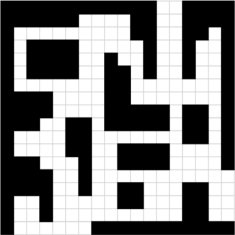
#> input picture code/map1.PNG, 235 x 235 px
$ python qlearn_final.py
#> lines starting #> are read from the running program, lines starting #| are printed output that depends on the picture; after the words box and inside, x2 and y2 are one past the last pixel; in counts of white or black regions, pixels touching at a corner belong together
### code/get_coord.py
from PIL import Image

def makeCoord(ss):
#> called with ss = 'map1.PNG'
    thresh = 190
    initial_h = 0
    initial_w = 0
    h_div = 18
    w_div = 18
    chkdiv = 4
    chk = 0
    coord = []

    input = ss
    ima = Image.open(input)     # 파일open
#> ima is the input picture: PIL image 235x235 RGBA; mean R, G, B, A 126.1, 126.1, 126.1, 255
    (h, w) = ima.size
#> h = 235; w = 235
    h_add = h / h_div  # 높이/칸수 (=한칸의 높이)
#> h_add = 13.06
    w_add = w / w_div  # 너비/칸수 (=한칸의 너비)
#> w_add = 13.06
    h_divadd = h_add / 3  # 한 칸 안에서 h_divadd * w_divadd 영역 안에 있는 chkdiv*chkdiv 개의 픽셀을 확인할거임
#> h_divadd = 4.35
    w_divadd = w_add / 3
#> w_divadd = 4.35
    ima = ima.convert("L")      # grayscale로 변환
#> ima: PIL image 235x235 L
    pil_im = ima.point(lambda p: p > thresh and 255)    # thresh값보다 큰거는 다 흰색(255)으로 : 흑백으로 이진화 하는거
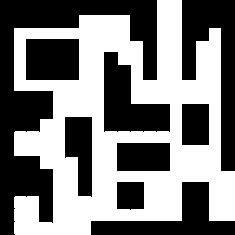
#> pil_im: PIL image 235x235 L; 48.8% white; 1 white region, box (x1, y1, x2, y2) and area: (14, 0, 235, 235) 26932

    pil_im = pil_im.convert('1')    # 흑백으로 변환
    # pil_im2 = pil_im.convert('RGB')

    ## 각 칸의 색깔 판단하기
    for i in range(h_div):
        tmp = []
        for j in range(w_div):
            start_h = initial_h + i*h_add + h_divadd
            start_w = initial_w + j*w_add + w_divadd
            for k in range(chkdiv):   # 한 칸 안에서 chkdiv*chkdiv 개 픽셀 확인
                for l in range(chkdiv):
                    row = start_h + k*h_divadd/(chkdiv-1)
                    col = start_w + l*w_divadd/(chkdiv-1)
                    if pil_im.getpixel((col, row)) < thresh:   # thresh값보다 작으면(더 어두우면) chk + 1
                        chk = chk + 1
                    # pil_im2.putpixel((int(col),int(row)), (255,0,0))
            if chk < chkdiv*chkdiv/2:       # chk가 확인한 픽셀 개수의 절반 미만이면(검정 픽셀이 더 적다는뜻) 흰색으로 판단하고 결과값에 추가 (흰색=경로)
                tmp.append(j)
            chk = 0
        # if len(tmp)==0:
        #     tmp.append('empty')
        coord.append(tmp)
    # [5 lines of commented-out code are left out]
    return coord

# sav_name = 'result_' + input + '.png'
# pil_im.save(sav_name)

# makeCoord('map1.png')

### code/qlearn_final.py
#import libraries
import numpy as np
import random
import get_coord as coo
import serial
import time
import threading
from PIL import Image

sending = 0
fileName1 = "map1"
fileName2 = "map2"
fileName3 = "map3"
grid_size = [18, 18]     #[row, column]
start_info = [3, 4, 1]   #[floor, row, column] index:start from 0
end_info = [1, 17, 5]

def get_starting_location(MAP, environment_rows, environment_columns):
    for i in range(0, environment_rows):
        for j in range(0, environment_columns):
            if MAP[i,j] == 3:
                row_x = i
                row_y = j
            if MAP[i,j] == 4:
                goal_x = i
                goal_y = j
    return row_x, row_y, goal_x, goal_y

def do_action(MAP, row_index, column_index, action, environment_rows, environment_columns, goal_x, goal_y) :
    # 0 = up, 1 = right, 2 = down, 3 = left
    environment_columns -= 1
    environment_rows -= 1
    if action == 0 :
        if row_index == 0:
            reward = -100
        elif MAP[row_index - 1, column_index] == 1:
            reward = - 100
        else :
            row_index -= 1
            reward = -1
    elif action == 1:
        if column_index == environment_columns:
            reward = -100
        elif MAP[row_index, column_index + 1] == 1:
            reward = -100
        else:
            column_index += 1
            reward = -1
    elif action == 2:
        if row_index == environment_rows:
            reward = - 100
        elif MAP[row_index + 1, column_index] == 1:
            reward = -100
        else :
            row_index += 1
            reward = -1
    elif action == 3:
        if column_index == 0:
            reward = -100
        elif MAP[row_index, column_index -1 ] == 1:
            reward = - 100
        else :
            column_index -= 1
            reward = -1
    if row_index == goal_x and column_index == goal_y:
        done = True
        reward = 100
    else :
        done = False
    return row_index, column_index, reward, done

def savePath(name1, name2, path):
    img1 = Image.open(name1)
    img2 = Image.open(name2)
    img = Image.new('RGB', (img1.size[0]+img2.size[0],img1.size[1]), (250,250,250))
    img.paste(img1, (0,0))
    img.paste(img2.transpose(Image.FLIP_LEFT_RIGHT), (img1.size[0],0))
    (onegaro, onesero) = img.size
    onegaro /= grid_size[1]*2
    onesero /= grid_size[0]
    print(path)
    for ii in range(len(path)):
        ssize = 5
        i = path[ii]
        if ii==0:
            color = (0,0,255)
            ssize = 9
        elif ii==len(path)-1:
            color = (0,255,0)
            ssize = 9
        else:
            color = (255,0,0)
        for gg in range(ssize):
            for cc in range(ssize):
                img.putpixel((int(i[1] * onegaro + onegaro / 2)+gg-int(ssize/2), int(i[0] * onesero + onesero / 2)+cc-int(ssize/2)), color)
    img.save('path.PNG')

planning_send_arduino = []
plann = [[],[],[]]
floor = [0,0]
mapName = []
aisles = []
cntt = 0
cnt = [0,0,0]
ran = [10, 20, 30, 60, 80, 100, 250, 450, 750, 1000]
ranc = 0
# lim = [800, 800, 800, 600, 400, 400, 200, 200, 100, 100]
limit = len(ran)

# [66 lines left out: functions divArr, sendToArduino, not called in this run]

if sending:
    thread_0 = threading.Thread(target=divArr)
    thread_0.start()
    thread_1 = threading.Thread(target=sendToArduino, args=(0,))
    thread_1.start()
    thread_2 = threading.Thread(target=sendToArduino, args=(1,))
    thread_2.start()
    thread_3 = threading.Thread(target=sendToArduino, args=(2,))
    thread_3.start()

# define training parameters
epsilon = 0.9  # the percentage of time when we should take the best action (instead of a random action)
discount_factor = 0.99  # discount factor for future rewards
learning_rate = 0.9  # the rate at which the AI agent should learn

environment_rows = grid_size[0]
environment_columns = grid_size[1]*2
MAP = np.ones((environment_rows, environment_columns))
q_values = np.zeros((environment_rows, environment_columns, 4))
actions = ['up', 'right', 'down', 'left']

while 1:
    floor[0] = start_info[0]-1
    floor[1] = end_info[0]-1
    mapName.append(fileName1 + '.PNG')
    mapName.append(fileName2 + '.PNG')
    mapName.append(fileName3 + '.PNG')
    try:
        for i in mapName:
            aisles.append(coo.makeCoord(i))
    except:
        print('\n!!Wrong name!!')
        break
    cntt = 0
#> cntt = 0
    print(grid_size[0])

    for i in range(environment_rows):
        for j in aisles[start_info[0]-1][i]:
            MAP[i, j] = 0
    for i in range(environment_rows):
        for j in aisles[end_info[0]-1][i]:
            MAP[i, 35-j] = 0
    MAP[start_info[1], start_info[2]] = 3
    MAP[end_info[1], environment_columns-1-end_info[2]] = 4
    # print(MAP)

    eps = 0.1
    mincost = -1
    mypath = []
    # run through 1000 training episodes
    for episode in range(1, 1001):
        # get the starting location for this episode
        row_index, column_index, goal_x, goal_y = get_starting_location(MAP, environment_rows, environment_columns)
        #0 = up, 1 = right, 2 = down, 3 = left
        cost = 0
        done = False
        my_planning = []
        my_planning.append([row_index, column_index])
        while not(done) :
            if random.random() < (0.7 / episode) :
                action = random.randint(0, 3)
            else:
                action = np.argmax(q_values[row_index, column_index])
            next_row_index, next_column_index, reward, done = do_action(MAP, row_index, column_index, action, environment_rows, environment_columns, goal_x, goal_y)

            old_q_value = q_values[row_index, column_index, action]
            temporal_difference = reward + (discount_factor * np.max(q_values[next_row_index, next_column_index])) - old_q_value
            new_q_value = old_q_value + (learning_rate * temporal_difference)
            q_values[row_index, column_index, action] = new_q_value
            row_index = next_row_index
            column_index = next_column_index
            cost += 1
            my_planning.append([row_index, column_index])
            if done == True:
                if episode==ran[ranc]:
                    # print(my_planning)
                    # print(cost)
                    planning_send_arduino.append(my_planning)
                    ranc += 1
                break
        if mincost == -1 or mincost>cost:
            mincost = cost
            mypath = my_planning
    savePath(mapName[start_info[0]-1], mapName[end_info[0]-1], mypath)
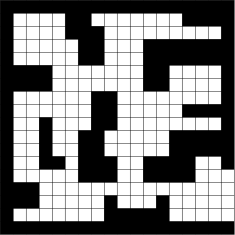
#> input picture code/map3.PNG, 235 x 235 px
#> in savePath, img1 is the input picture: PIL image 235x235 P; min 0, max 255, mean 128.1
#> in savePath, `img = Image.new('RGB', (img1.size[0]+img2.size[0],img1.size[1]), (250,..`: img: PIL image 470x235 RGB; every value is 250
#> in savePath, `img.paste(img1, (0,0))`:
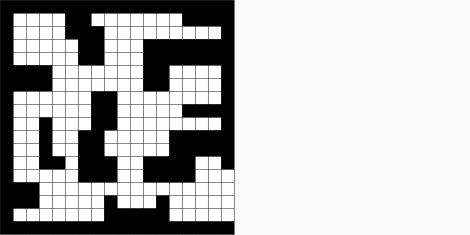
#> img: PIL image 470x235 RGB; min 0, max 255, mean 189.1
#> in savePath, `img.paste(img2.transpose(Image.FLIP_LEFT_RIGHT), (img1.size[0],0))`:
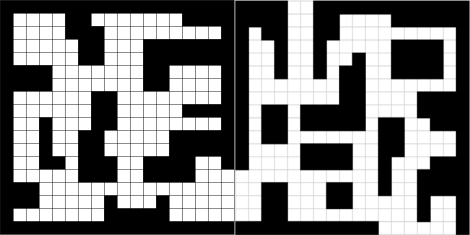
#> img: PIL image 470x235 RGB; min 0, max 255, mean 127.1
    print('\noptimal is...')
    print(mypath)
    print(len(mypath)-1)
    if sending:
        print('\nSending to Arduino...')
        while cnt[floor[0]]!=limit or cnt[floor[1]]!=limit:
            time.sleep(0.2)
        cnt[0] = -1
        cnt[1] = -1
        cnt[2] = -1
    break
